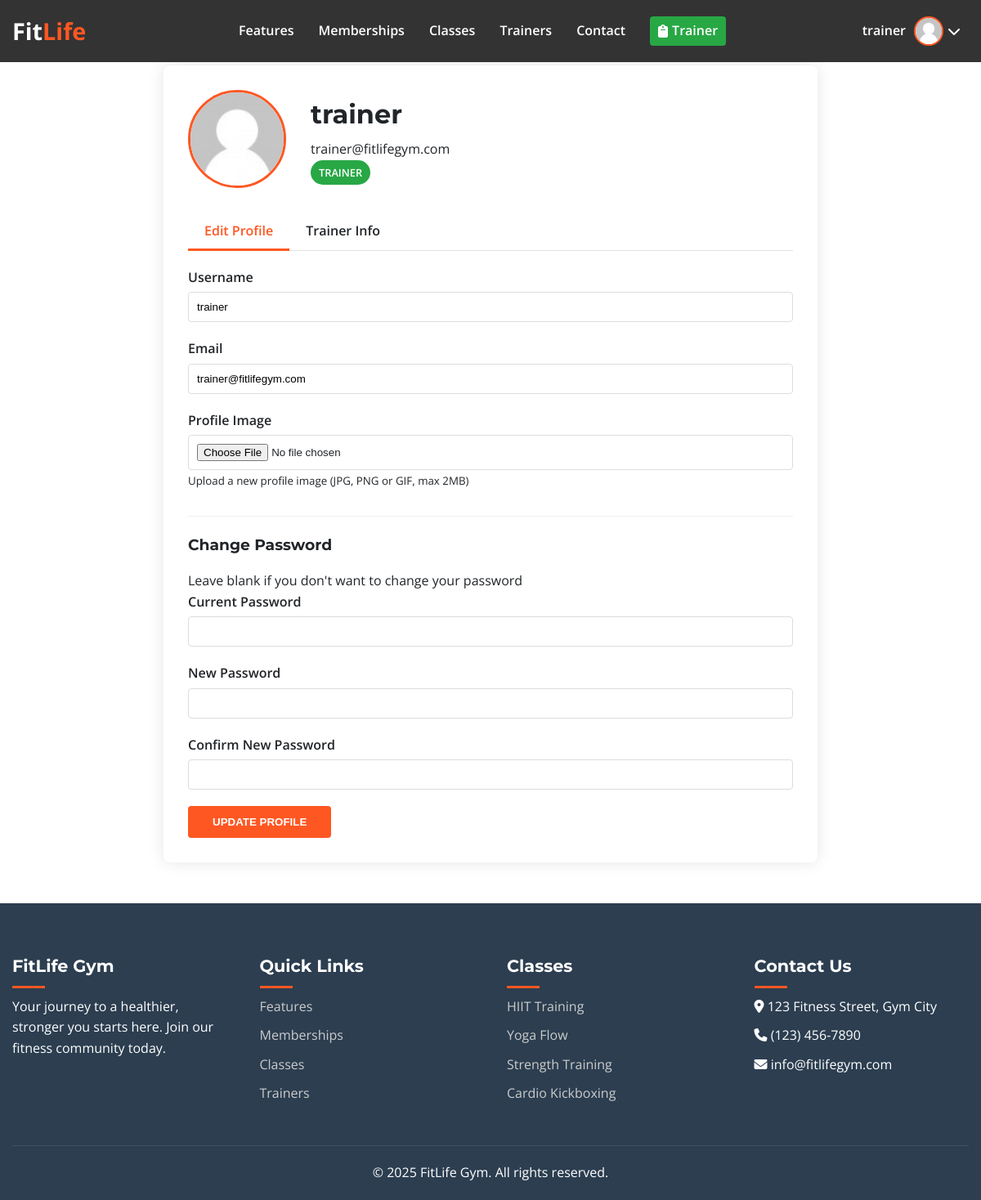
Screenshot of /pages/profile.php (signed in) with the database file from the repository.
### tables this page shows
CREATE TABLE IF NOT EXISTS users (
    id INT AUTO_INCREMENT PRIMARY KEY,
    username VARCHAR(50) NOT NULL UNIQUE,
    password VARCHAR(255) NOT NULL,
    email VARCHAR(100) NOT NULL UNIQUE,
    role ENUM('admin', 'member', 'trainer') NOT NULL DEFAULT 'member',
    profile_image VARCHAR(255) DEFAULT NULL,
    created_at TIMESTAMP DEFAULT CURRENT_TIMESTAMP
);

### pages/profile.php (the view, shortened to what this page needs)
<?php
require_once __DIR__ . '/../config/db_config.php';
$base_url = '../';
$user_id = $_SESSION['user_id'];
$role = $_SESSION['role'] ?? 'member';
try {
    $stmt = $pdo->prepare("SELECT * FROM users WHERE id = ?");
    $stmt->execute([$user_id]);
    $user = $stmt->fetch(PDO::FETCH_ASSOC);
} catch (PDOException $e) {
    $error = "Database error: " . $e->getMessage();
}
?>
<!DOCTYPE html>
<html lang="en">
<head>
    <link rel="stylesheet" href="https://cdnjs.cloudflare.com/ajax/libs/font-awesome/6.4.0/css/all.min.css">
    <link rel="stylesheet" href="../assets/css/profile.css">
    <link rel="stylesheet" href="../assets/css/styles.css">
</head>
<body>
    <?php include_once __DIR__ . '/../includes/components/navbar.php'; ?>
    <div class="profile-container">
        <div class="profile-header">
            <div class="profile-image-container">
                <img src="<?php echo !empty($user['profile_image']) ? $base_url . $user['profile_image'] : $base_url . 'assets/images/default-avatar.png'; ?>" alt="Profile Image">
            </div>
            <div class="profile-info">
                <h1><?php echo htmlspecialchars($user['username']); ?></h1>
                <p><?php echo htmlspecialchars($user['email']); ?></p>
                <div class="role-badge role-<?php echo strtolower($user['role']); ?>">
                    <?php echo ucfirst(htmlspecialchars($user['role'])); ?>
                </div>
            </div>
        </div>
        <div class="profile-tabs">
            <div class="profile-tab active" data-tab="edit-profile">Edit Profile</div>
            <div class="profile-tab" data-tab="membership">
                <?php if ($role === 'member'): ?>
                    My Membership
                <?php elseif ($role === 'trainer'): ?>
                    Trainer Info
                <?php else: ?>
                    Account Details
                <?php endif; ?>
            </div>
        </div>
        <div class="tab-content active" id="edit-profile">
            <form action="profile.php" method="POST" enctype="multipart/form-data">
                <div class="form-group">
                    <label for="username">Username</label>
                    <input type="text" id="username" name="username" value="<?php echo htmlspecialchars($user['username']); ?>" required>
                </div>
                <div class="form-group">
                    <label for="email">Email</label>
                    <input type="email" id="email" name="email" value="<?php echo htmlspecialchars($user['email']); ?>" required>
                </div>
                <div class="form-group">
                    <label for="profile_image">Profile Image</label>
                    <input type="file" id="profile_image" name="profile_image" accept="image/*">
                    <small>Upload a new profile image (JPG, PNG or GIF, max 2MB)</small>
                </div>
                <div class="password-section">
                    <h3>Change Password</h3>
                    <p>Leave blank if you don't want to change your password</p>
                    <div class="form-group">
                        <label for="current_password">Current Password</label>
                        <input type="password" id="current_password" name="current_password">
                    </div>
                    <div class="form-group">
                        <label for="new_password">New Password</label>
                        <input type="password" id="new_password" name="new_password">
                    </div>
                    <div class="form-group">
                        <label for="confirm_password">Confirm New Password</label>
                        <input type="password" id="confirm_password" name="confirm_password">
                    </div>
                </div>
                <button type="submit" name="update_profile" class="btn">Update Profile</button>
            </form>
        </div>
    </div>
    <?php include_once __DIR__ . '/../includes/components/footer.php'; ?>
</body>
</html>

### assets/css/profile.css (style rules this page uses)
.profile-container { max-width: 800px; margin:0px auto 50px; padding: 30px; background-color: white; border-radius: 8px; box-shadow: 0 0 20px rgba(0, 0, 0, 0.1); }
.profile-header { display: flex; align-items: center; margin-bottom: 30px; }
.profile-image-container { width: 120px; height: 120px; border-radius: 50%; overflow: hidden; margin-right: 30px; border: 3px solid var(--primary); }
.profile-image-container img { width: 100%; height: 100%; object-fit: cover; }
.profile-info h1 { margin-bottom: 5px; }
.role-badge { display: inline-block; padding: 5px 10px; border-radius: 20px; font-size: 0.8rem; font-weight: 600; text-transform: uppercase; color: white; }
.role-trainer { background-color: #28a745; }
.profile-tabs { display: flex; border-bottom: 1px solid #e1e1e1; margin-bottom: 20px; }
.profile-tab { padding: 10px 20px; cursor: pointer; font-weight: 600; position: relative; }
.profile-tab.active { color: var(--primary); }
.profile-tab.active:after { content: ''; position: absolute; bottom: -1px; left: 0; width: 100%; height: 3px; background-color: var(--primary); }
.tab-content { display: none; }
.tab-content.active { display: block; }
.form-group { margin-bottom: 20px; }
.form-group label { display: block; margin-bottom: 5px; font-weight: 600; }
.form-group input, .form-group select, .form-group textarea { width: 100%; padding: 10px; border: 1px solid #ddd; border-radius: 4px; }
.password-section { margin-top: 30px; padding-top: 20px; border-top: 1px solid #eee; }

### assets/css/styles.css (style rules this page uses)
:root { --primary: #ff5722; --secondary: #2c3e50; --light: #f8f9fa; --dark: #212529; --success: #28a745; --gray: #6c757d; }
* { margin: 0; padding: 0; box-sizing: border-box; }
body { font-family: 'Open Sans', sans-serif; line-height: 1.6; color: var(--dark); overflow-x: hidden; padding-top: 80px; }
h1, h2, h3, h4, h5, h6 { font-family: 'Montserrat', sans-serif; font-weight: 700; margin-bottom: 1rem; }
.btn { display: inline-block; padding: 12px 30px; background-color: var(--primary); color: white; border: none; border-radius: 4px; font-weight: 600; text-decoration: none; text-transform: uppercase; transition: all 0.3s ease; cursor: pointer; }

### rows the page displays
users: username "trainer", email "trainer@fitlifegym.com", role "TRAINER"

### other values shown
$username "trainer"
